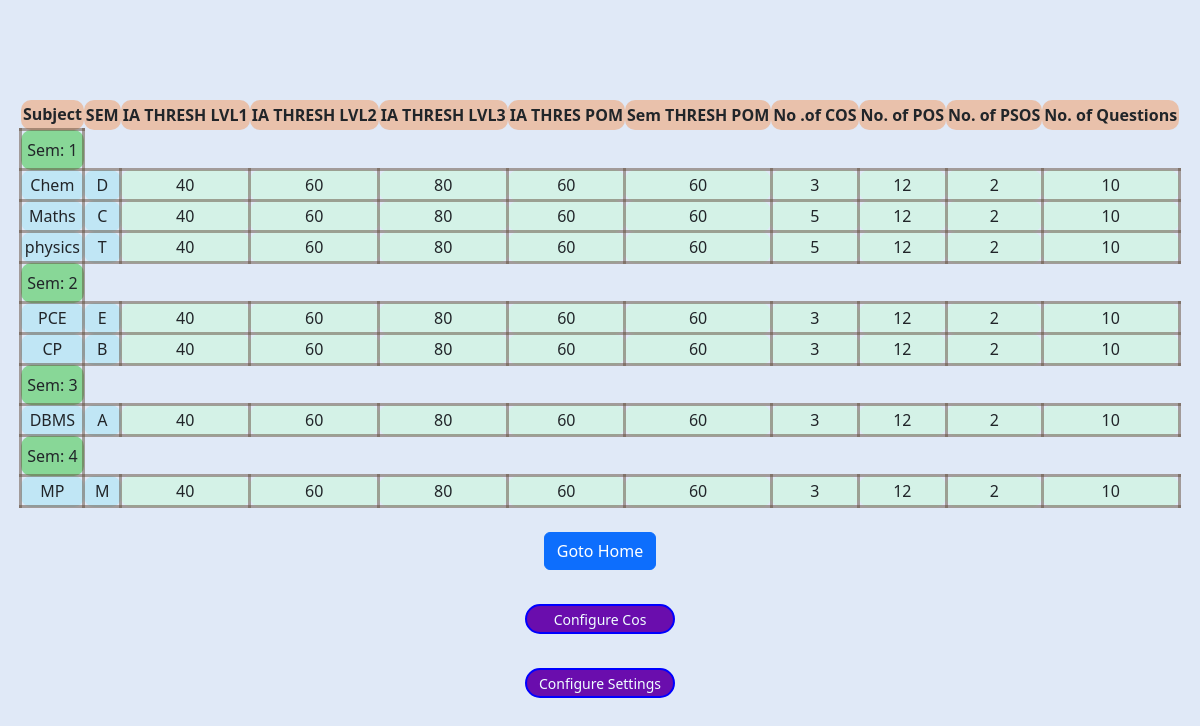
The page /Teachers/fetchteacherform/ (signed in) on the database as committed earlier.
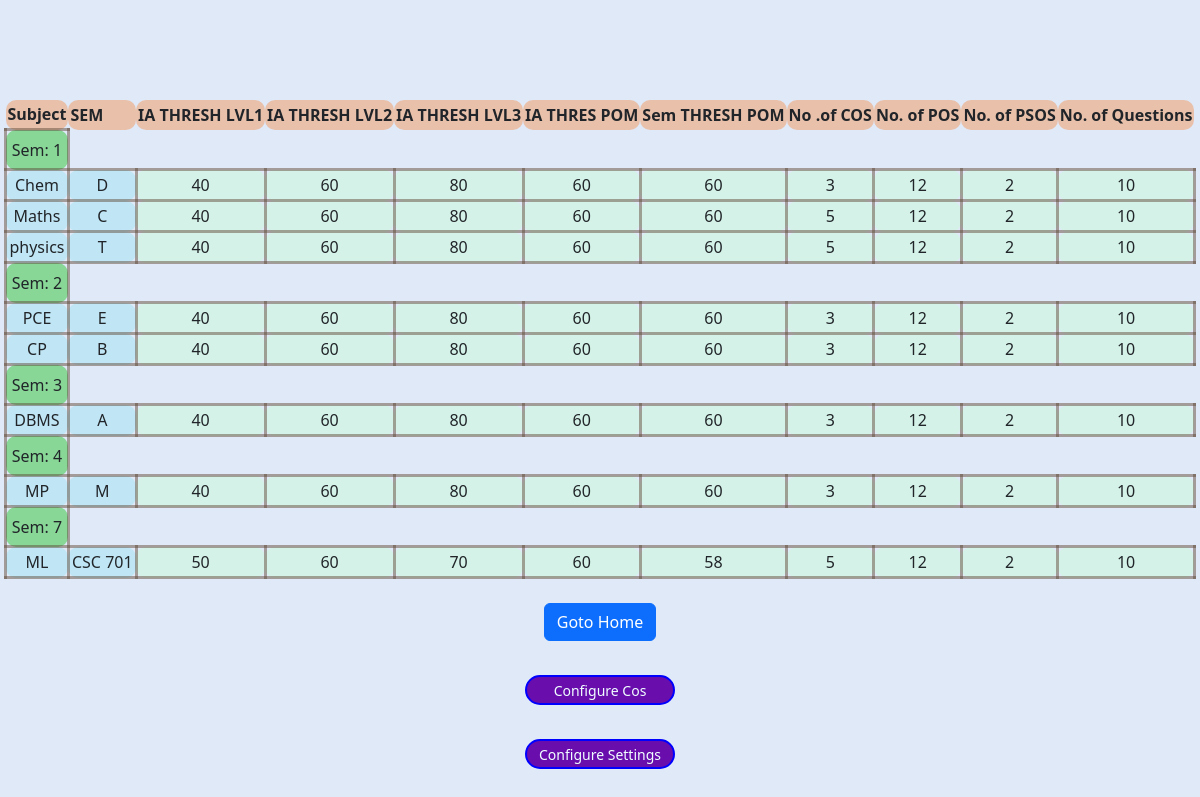
The same page on the database as committed later.
### Admin/models.py (models this page shows, shortened)
class SubjectDB(models.Model):
    subject = models.CharField(unique=True, max_length=20, default="Subject")
    subject_id = models.CharField(max_length=20,unique=True)
    ia_th_lvl1_sc = models.PositiveSmallIntegerField(null=True,
                                                     validators=[MinValueValidator(1), MaxValueValidator(100)])
    ia_th_lvl2_sc = models.PositiveSmallIntegerField(null=True,
                                                     validators=[MinValueValidator(1), MaxValueValidator(100)])
    ia_th_lvl3_sc = models.PositiveSmallIntegerField(null=True,
                                                     validators=[MinValueValidator(1), MaxValueValidator(100)])
    ia_th_pom = models.PositiveSmallIntegerField(null=True, validators=[MinValueValidator(1), MaxValueValidator(100)])
    Sem_th_pom = models.PositiveSmallIntegerField(null=True, validators=[MinValueValidator(1), MaxValueValidator(100)])
    srno = models.AutoField(primary_key=True,)
    NOCO =models.PositiveSmallIntegerField(null=True, validators=[MinValueValidator(1), MaxValueValidator(100)])
    NOPO =models.PositiveSmallIntegerField(null=True, validators=[MinValueValidator(1), MaxValueValidator(100)])
    NOPSO =models.PositiveSmallIntegerField(null=True, validators=[MinValueValidator(1), MaxValueValidator(100)])
    sem = models.PositiveSmallIntegerField(default = 1,validators=[MinValueValidator(1), MaxValueValidator(8)])
    subques = models.PositiveSmallIntegerField(null=True, validators=[MinValueValidator(1), MaxValueValidator(100)])
    CONAMES = models.JSONField(null=True)

### Teachers/views.py (the view)
# urls.py: path('fetchteacherform/',views.fetchteacherform ,name="Fetchtf"),
def fetchteacherform(request):
    if 'user_id' in request.session:
        teacher =SubjectDB.objects.all()
        params = {'teacher':teacher}
        return render(request,'Admin/ConsolidatedThreshold.html',params)
    return render(request, 'Login/login.html', {'message': "No session found. Please log in."})

### Admin/templates/Admin/ConsolidatedThreshold.html (shortened to what this page needs)
<!DOCTYPE html>
<html lang="en">
<head>
    <link href="https://cdnjs.cloudflare.com/ajax/libs/bootstrap/5.3.1/css/bootstrap.min.css" rel="stylesheet">
</head>
<body>
    <header>
        <table>
            <thead>
                <tr>
                    <th style="  background-color:rgba(241, 151, 91, 0.486)">Subject</th>
                    <th style="  background-color:rgba(241, 151, 91, 0.486)">SEM</th>
                    <th style="  background-color:rgba(241, 151, 91, 0.486)">IA THRESH LVL1</th>
                    <th style="  background-color:rgba(241, 151, 91, 0.486)">IA THRESH LVL2</th>
                    <th style="  background-color:rgba(241, 151, 91, 0.486)">IA THRESH LVL3</th>
                    <th style="  background-color:rgba(241, 151, 91, 0.486)">IA THRES POM</th>
                    <th style="  background-color:rgba(241, 151, 91, 0.486)">Sem THRESH POM</th>
                    <th style="  background-color:rgba(241, 151, 91, 0.486)">No .of COS</th>
                    <th style="  background-color:rgba(241, 151, 91, 0.486)">No. of POS</th>
                    <th style="  background-color:rgba(241, 151, 91, 0.486)">No. of PSOS</th>
                    <th style="  background-color:rgba(241, 151, 91, 0.486)">No. of Questions</th>
                </tr>
            </thead>
            <tbody>
                {% for s in teacher|dictsort:"sem" %}
                {% ifchanged s.sem %}
                <tr>
                    <td style="height: 40px;background-color:rgba(117, 211, 130, 0.815)">Sem: {{s.sem}}</td>
                </tr>
                {% endifchanged %}
                <tr>
                    <td style="background-color:rgba(162, 227, 243, 0.5)">{{s.subject}}</td>
                    <td style="background-color:rgba(162, 227, 243, 0.5)">{{s.subject_id}}</td>
                    <td style="background-color:rgba(205, 250, 220, 0.568)">{{s.ia_th_lvl1_sc}}</td>
                    <td style="background-color:rgba(205, 250, 220, 0.568) ">{{s.ia_th_lvl2_sc}}</td>
                    <td style="background-color:rgba(205, 250, 220, 0.568)">{{s.ia_th_lvl3_sc}}</td>
                    <td style="background-color:rgba(205, 250, 220, 0.568)">{{s.ia_th_pom}}</td>
                    <td style="background-color:rgba(205, 250, 220, 0.568) ">{{s.Sem_th_pom}}</td>
                    <td style="background-color:rgba(205, 250, 220, 0.568) ">{{s.NOCO}}</td>
                    <td style="background-color:rgba(205, 250, 220, 0.568)">{{s.NOPO}}</td>
                    <td style="background-color:rgba(205, 250, 220, 0.568)">{{s.NOPSO}}</td>
                    <td style="background-color:rgba(205, 250, 220, 0.568)">{{s.subques}}</td>
                </tr>
                {% endfor %}
            </tbody>
        </table>
    </header>
    <main>
        <br>
        <form action="/Admin/Home/" method='post'>{% csrf_token %}<button type="submit" class="btn btn-primary">Goto
                Home</button>
        </form>
        <br>
        <button class="Button" onclick="window.location.href='/Admin/Home/adduserform/RenderUpdateCO/' ;" type="button"
            class="Button" value="Edit" style="width: 150px; margin: 10px;">Configure Cos </button>
        <br>
        <button class="Button" onclick="window.location.href='/Admin/Home/ConfSubjects/' ;" type="button"
            class="Button material-icons material-icons" value="Edit" style="width: 150px; height: 30px;">Configure
            Settings </button>
    </main>
</body>
</html>

### Admin/templates/Admin/ConsolidatedThreshold.html (style rules this page uses)
body { background-color: #b7cdee6d }
td { position: static; }
header { border: 1 px solid white; margin-top: 100px; position: relative; display: flex; flex-direction: column; align-items: center; }
main { display: flex; flex-direction: column; align-items: center; }
th { margin: 2px; padding: 2px; border-radius: 10px; }
td { border: solid rgba(95, 72, 57, 0.486); margin: 2px; padding: 2px; text-align: center; border-radius: 10px; }
table { border-radius: 10px; }
.Button { border: 2px solid blue; background-color: #6A0DAD; color: azure; width: 100px; height: 30px; border-radius: 30px; transition: background-color 0.3s; font-size: 14px; }

Rows that differ between the two databases and show on the page:
added SubjectDB: sem "7", subject "ML", subject_id "CSC 701", ia_th_lvl1_sc "50", ia_th_lvl2_sc "60", ia_th_lvl3_sc "70", ia_th_pom "60", Sem_th_pom "58", NOCO "5", NOPO "12", NOPSO "2", subques "10"
